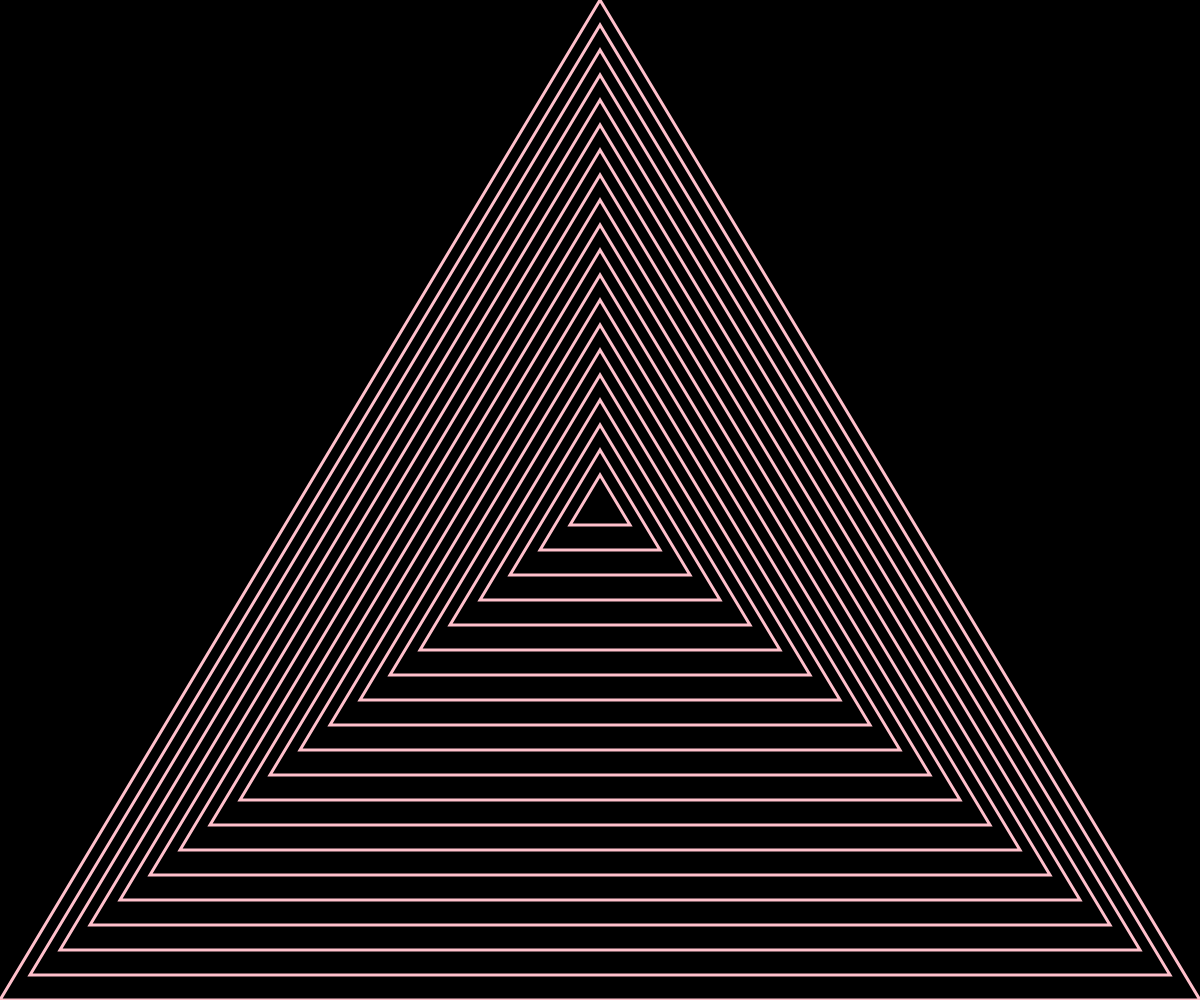
Frame 1 (no input)
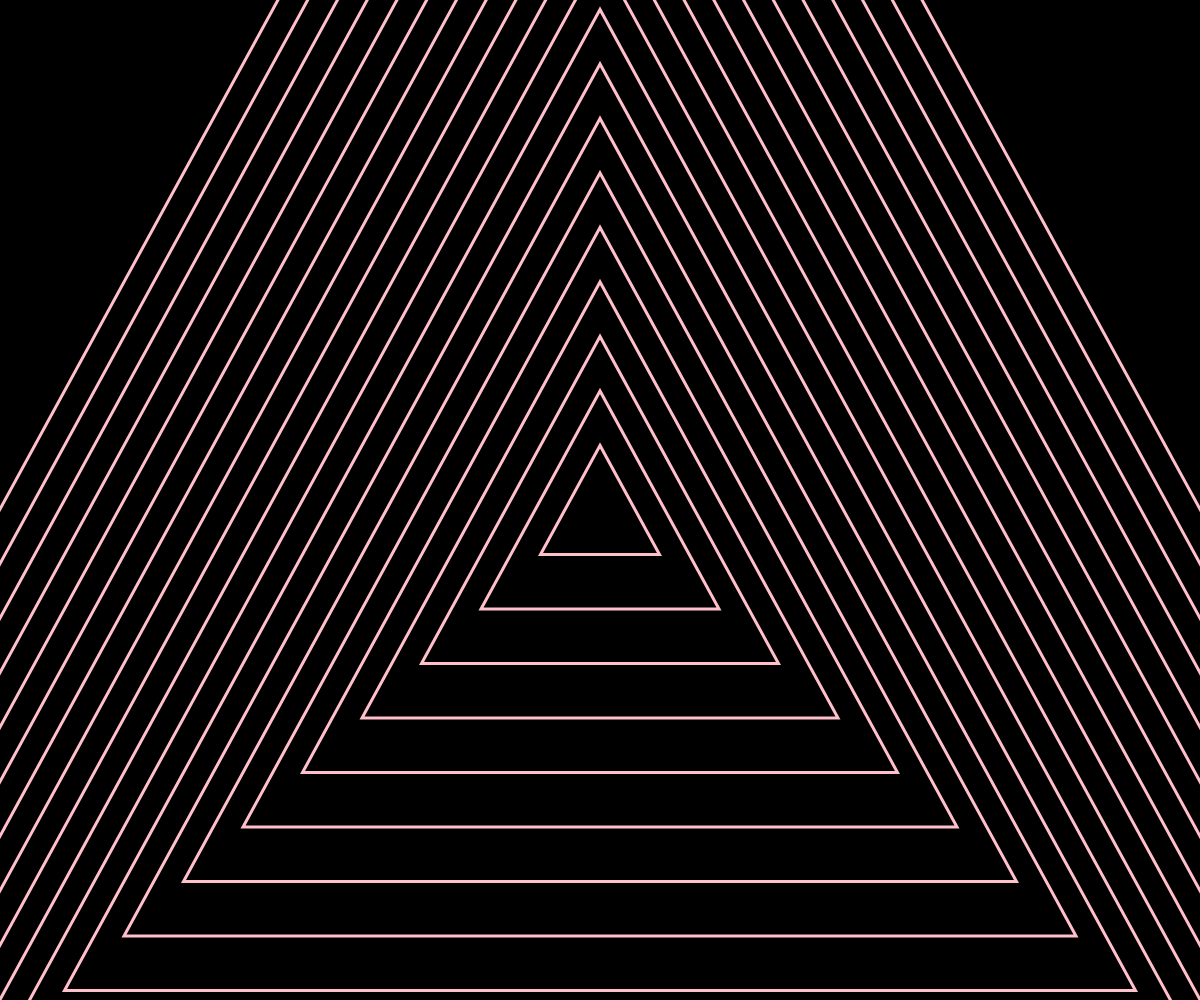
Frame 60 (no input)
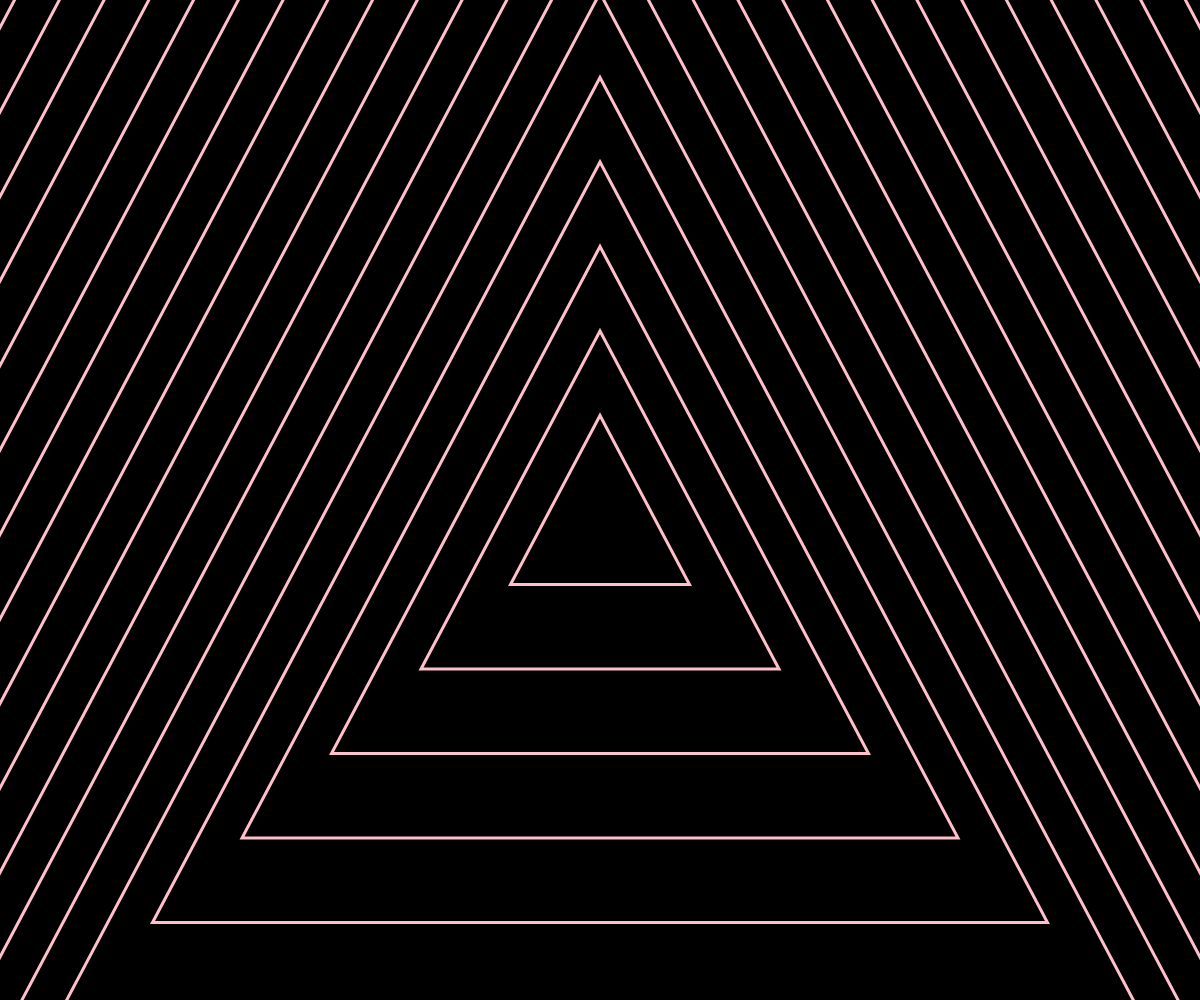
Frame 120 (the mouse pressed at the canvas centre since frame 60)

The p5.js sketch that drew these frames (run headless with seeded random() and noise() and a simulated clock; from frame 60 on, the mouse is pressed at the canvas centre):

// p5.js sketch
// ── sketch.js
let sizeW, sizeH, numShapes; 

function setup() {

  // Create a canvas that fills the entire browser window
  createCanvas(windowWidth, windowHeight);

  numShapes = 20; 

  sizeW = width / numShapes; 
  sizeH = height / numShapes; 

  x = width / 2; 
  y = height / 2; 
}

function draw() {

  background(0);

  for (i = numShapes; i > 0; i--)
  {
    //print(i);

    noFill();

    stroke('pink');

    strokeWeight(3);

    triangle(
      x, y - sizeH * i / 2,
      x - sizeW * i / 2, y + sizeH * i / 2,
      x + sizeW * i / 2, y + sizeH * i / 2
    );
  }

  sizeW++;
  sizeH++;

  if (sizeW > width) {
    sizeW = 0;
    sizeH = 0;
  }

  if (sizeH > height) {
    sizeH = 0;
    sizeW = 0;
  } 

}
